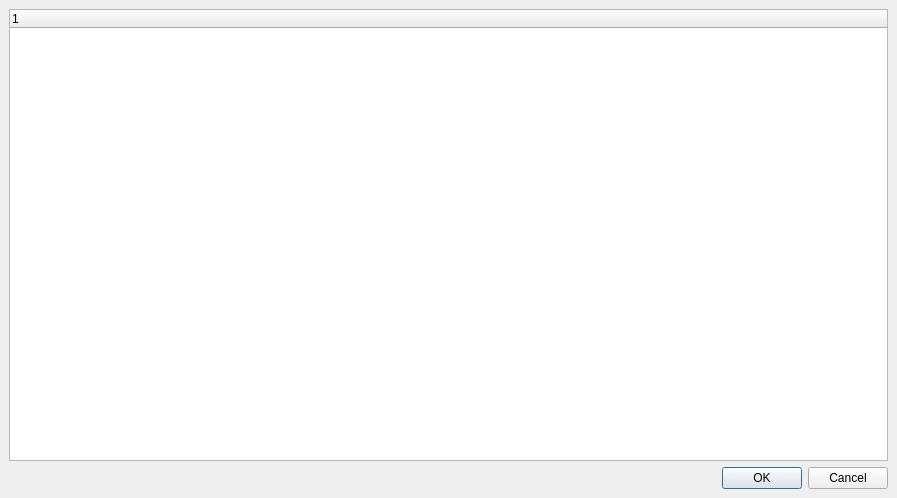
<?xml version="1.0" encoding="UTF-8"?>
<ui version="4.0">
 <class>Nedrysoft::Core::ComponentViewerDialog</class>
 <widget class="QDialog" name="Nedrysoft::Core::ComponentViewerDialog">
  <property name="geometry">
   <rect>
    <x>0</x>
    <y>0</y>
    <width>897</width>
    <height>498</height>
   </rect>
  </property>
  <property name="windowTitle">
   <string>Components</string>
  </property>
  <layout class="QGridLayout" name="gridLayout">
   <property name="leftMargin">
    <number>9</number>
   </property>
   <property name="topMargin">
    <number>9</number>
   </property>
   <property name="rightMargin">
    <number>9</number>
   </property>
   <property name="bottomMargin">
    <number>9</number>
   </property>
   <item row="0" column="0">
    <widget class="QTreeWidget" name="componentsTreeWidget">
     <attribute name="headerVisible">
      <bool>true</bool>
     </attribute>
     <column>
      <property name="text">
       <string notr="true">1</string>
      </property>
     </column>
    </widget>
   </item>
   <item row="1" column="0">
    <widget class="QDialogButtonBox" name="buttonBox">
     <property name="orientation">
      <enum>Qt::Horizontal</enum>
     </property>
     <property name="standardButtons">
      <set>QDialogButtonBox::Cancel|QDialogButtonBox::Ok</set>
     </property>
    </widget>
   </item>
  </layout>
 </widget>
 <resources/>
 <connections>
  <connection>
   <sender>buttonBox</sender>
   <signal>accepted()</signal>
   <receiver>Nedrysoft::Core::ComponentViewerDialog</receiver>
   <slot>accept()</slot>
   <hints>
    <hint type="sourcelabel">
     <x>248</x>
     <y>254</y>
    </hint>
    <hint type="destinationlabel">
     <x>157</x>
     <y>274</y>
    </hint>
   </hints>
  </connection>
  <connection>
   <sender>buttonBox</sender>
   <signal>rejected()</signal>
   <receiver>Nedrysoft::Core::ComponentViewerDialog</receiver>
   <slot>reject()</slot>
   <hints>
    <hint type="sourcelabel">
     <x>316</x>
     <y>260</y>
    </hint>
    <hint type="destinationlabel">
     <x>286</x>
     <y>274</y>
    </hint>
   </hints>
  </connection>
 </connections>
</ui>
